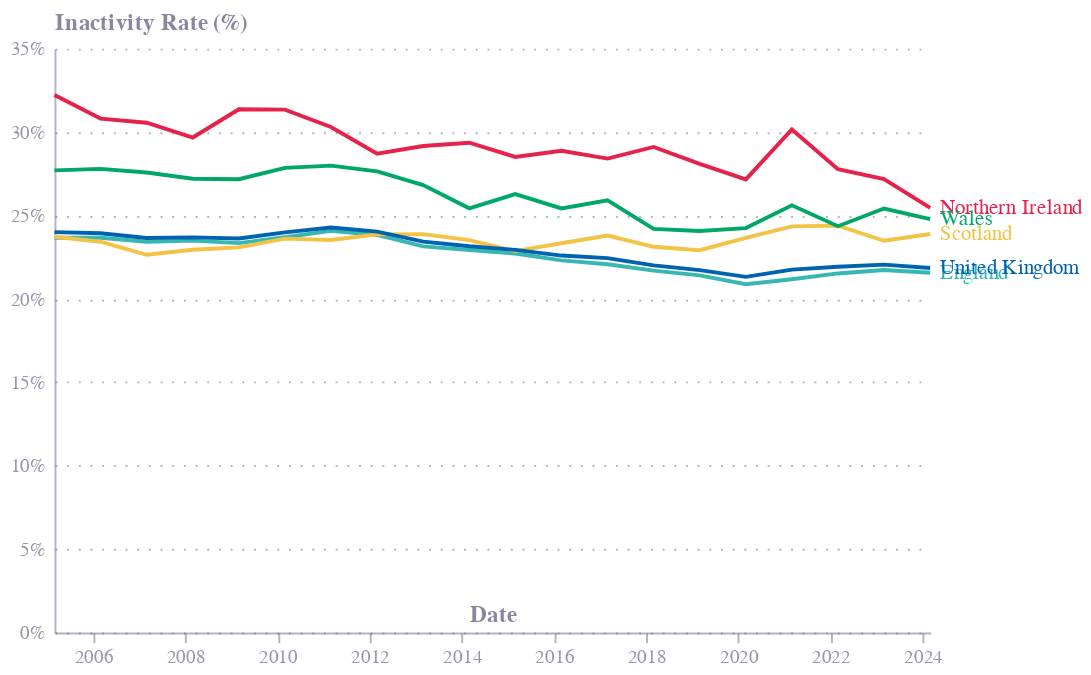

This figure's notebook cell:
### Code cell
df = full_df.copy()
df = df.query('age_group == "16-64"')
df.columns = ['country', 'date', 'age_group', 'inactivity_rate']

df['label'] = np.where(df['date'] == '2024-03', df.country, '')

base = alt.Chart(df).encode(
    x=alt.X('date:T', title='Date'),
    y=alt.Y('inactivity_rate:Q', title='Inactivity Rate (%)', axis=alt.Axis(format='%')),
    color=alt.Color('country:N', title='Country', legend=None),
)

lines = base.mark_line().encode()

labels = base.mark_text(align='left', dx=5).encode(
    text='label:N'
)

chart = (lines + labels).properties(
    width=450,
    height=300
)

chart

### Figure 1 — Vega-Lite specification as saved in the notebook (floating-point values rounded to 4 significant figures)
{"config": {"font": "Circular Std", "mark": {"line": {"interpolate": "monotone"}}, "view": {"stroke": "transparent", "width": 400, "height": 300}, "range": {"category": ["#36B7B4", "#E6224B", "#F4C245", "#0063AF", "#00A767", "#179FDB", "#EB5C2E"], "diverging": ["#E6224B", "#E54753", "#C9C9C9", "#179FDB", "#122B39"], "heatmap": ["#C9C9C9", "#179FDB", "#0063AF", "#122B39"], "ordinal": ["#00A767", "#36B7B4", "#179FDB", "#0063AF", "#243B5A"]}, "axisX": {"domainColor": "#676A86", "domainOpacity": 0.5, "grid": false, "labelAngle": 0, "labelColor": "#676A86", "labelOpacity": 0.7, "orient": "bottom", "tickColor": "#676A86", "tickCount": 10, "tickOpacity": 0.5, "title": false, "titleAlign": "center", "titleAnchor": "middle", "titleColor": "#676A86", "titleFontSize": 12, "titleOpacity": 0.8, "titleY": -15}, "axisY": {"domainColor": "#676A86", "domainOpacity": 0.5, "gridColor": "#676A86", "gridDash": [1, 5], "gridOpacity": 0.5, "labelColor": "#676A86", "labelOpacity": 0.7, "labelPadding": 5, "tickColor": "#676A86", "tickCount": 8, "tickOpacity": 0.5, "ticks": false, "titleAlign": "left", "titleAngle": 0, "titleBaseline": "bottom", "titleColor": "#676A86", "titleFontSize": 12, "titleOpacity": 0.8, "titleX": 0, "titleY": -7}}, "layer": [{"mark": {"type": "line"}, "encoding": {"color": {"field": "country", "legend": null, "title": "Country", "type": "nominal"}, "x": {"field": "date", "title": "Date", "type": "temporal"}, "y": {"axis": {"format": "%"}, "field": "inactivity_rate", "title": "Inactivity Rate (%)", "type": "quantitative"}}}, {"mark": {"type": "text", "align": "left", "dx": 5}, "encoding": {"color": {"field": "country", "legend": null, "title": "Country", "type": "nominal"}, "text": {"field": "label", "type": "nominal"}, "x": {"field": "date", "title": "Date", "type": "temporal"}, "y": {"axis": {"format": "%"}, "field": "inactivity_rate", "title": "Inactivity Rate (%)", "type": "quantitative"}}}], "data": {"name": "data-af49dee293db5b28c77b2bdca9cae5ce"}, "height": 300, "width": 450, "$schema": "https://vega.github.io/schema/vega-lite/v5.8.0.json", "datasets": {"data-af49dee293db5b28c77b2bdca9cae5ce": [{"country": "England", "date": "2005-03", "age_group": "16-64", "inactivity_rate": 0.2366, "label": ""}, {"country": "England", "date": "2006-03", "age_group": "16-64", "inactivity_rate": 0.2367, "label": ""}, {"country": "England", "date": "2007-03", "age_group": "16-64", "inactivity_rate": 0.2343, "label": ""}, {"country": "England", "date": "2008-03", "age_group": "16-64", "inactivity_rate": 0.2349, "label": ""}, {"country": "England", "date": "2009-03", "age_group": "16-64", "inactivity_rate": 0.2334, "label": ""}, {"country": "England", "date": "2010-03", "age_group": "16-64", "inactivity_rate": 0.237, "label": ""}, {"country": "England", "date": "2011-03", "age_group": "16-64", "inactivity_rate": 0.2408, "label": ""}, {"country": "England", "date": "2012-03", "age_group": "16-64", "inactivity_rate": 0.2383, "label": ""}, {"country": "England", "date": "2013-03", "age_group": "16-64", "inactivity_rate": 0.2315, "label": ""}, {"country": "England", "date": "2014-03", "age_group": "16-64", "inactivity_rate": 0.2293, "label": ""}, {"country": "England", "date": "2015-03", "age_group": "16-64", "inactivity_rate": 0.2272, "label": ""}, {"country": "England", "date": "2016-03", "age_group": "16-64", "inactivity_rate": 0.2231, "label": ""}, {"country": "England", "date": "2017-03", "age_group": "16-64", "inactivity_rate": 0.2207, "label": ""}, {"country": "England", "date": "2018-03", "age_group": "16-64", "inactivity_rate": 0.2169, "label": ""}, {"country": "England", "date": "2019-03", "age_group": "16-64", "inactivity_rate": 0.2141, "label": ""}, {"country": "England", "date": "2020-03", "age_group": "16-64", "inactivity_rate": 0.2088, "label": ""}, {"country": "England", "date": "2021-03", "age_group": "16-64", "inactivity_rate": 0.2117, "label": ""}, {"country": "England", "date": "2022-03", "age_group": "16-64", "inactivity_rate": 0.2152, "label": ""}, {"country": "England", "date": "2023-03", "age_group": "16-64", "inactivity_rate": 0.2173, "label": ""}, {"country": "England", "date": "2024-03", "age_group": "16-64", "inactivity_rate": 0.2157, "label": "England"}, {"country": "Northern Ireland", "date": "2005-03", "age_group": "16-64", "inactivity_rate": 0.3222, "label": ""}, {"country": "Northern Ireland", "date": "2006-03", "age_group": "16-64", "inactivity_rate": 0.3081, "label": ""}, {"country": "Northern Ireland", "date": "2007-03", "age_group": "16-64", "inactivity_rate": 0.3056, "label": ""}, {"country": "Northern Ireland", "date": "2008-03", "age_group": "16-64", "inactivity_rate": 0.2967, "label": ""}, {"country": "Northern Ireland", "date": "2009-03", "age_group": "16-64", "inactivity_rate": 0.3136, "label": ""}, {"country": "Northern Ireland", "date": "2010-03", "age_group": "16-64", "inactivity_rate": 0.3134, "label": ""}, {"country": "Northern Ireland", "date": "2011-03", "age_group": "16-64", "inactivity_rate": 0.303, "label": ""}, {"country": "Northern Ireland", "date": "2012-03", "age_group": "16-64", "inactivity_rate": 0.287, "label": ""}, {"country": "Northern Ireland", "date": "2013-03", "age_group": "16-64", "inactivity_rate": 0.2916, "label": ""}, {"country": "Northern Ireland", "date": "2014-03", "age_group": "16-64", "inactivity_rate": 0.2936, "label": ""}, {"country": "Northern Ireland", "date": "2015-03", "age_group": "16-64", "inactivity_rate": 0.2851, "label": ""}, {"country": "Northern Ireland", "date": "2016-03", "age_group": "16-64", "inactivity_rate": 0.2888, "label": ""}, {"country": "Northern Ireland", "date": "2017-03", "age_group": "16-64", "inactivity_rate": 0.2841, "label": ""}, {"country": "Northern Ireland", "date": "2018-03", "age_group": "16-64", "inactivity_rate": 0.2911, "label": ""}, {"country": "Northern Ireland", "date": "2019-03", "age_group": "16-64", "inactivity_rate": 0.281, "label": ""}, {"country": "Northern Ireland", "date": "2020-03", "age_group": "16-64", "inactivity_rate": 0.2716, "label": ""}, {"country": "Northern Ireland", "date": "2021-03", "age_group": "16-64", "inactivity_rate": 0.3016, "label": ""}, {"country": "Northern Ireland", "date": "2022-03", "age_group": "16-64", "inactivity_rate": 0.2778, "label": ""}, {"country": "Northern Ireland", "date": "2023-03", "age_group": "16-64", "inactivity_rate": 0.2718, "label": ""}, {"country": "Northern Ireland", "date": "2024-03", "age_group": "16-64", "inactivity_rate": 0.2545, "label": "Northern Ireland"}, {"country": "Scotland", "date": "2005-03", "age_group": "16-64", "inactivity_rate": 0.2373, "label": ""}, {"country": "Scotland", "date": "2006-03", "age_group": "16-64", "inactivity_rate": 0.2342, "label": ""}, {"country": "Scotland", "date": "2007-03", "age_group": "16-64", "inactivity_rate": 0.2264, "label": ""}, {"country": "Scotland", "date": "2008-03", "age_group": "16-64", "inactivity_rate": 0.2294, "label": ""}, {"country": "Scotland", "date": "2009-03", "age_group": "16-64", "inactivity_rate": 0.2309, "label": ""}, {"country": "Scotland", "date": "2010-03", "age_group": "16-64", "inactivity_rate": 0.2361, "label": ""}, {"country": "Scotland", "date": "2011-03", "age_group": "16-64", "inactivity_rate": 0.2353, "label": ""}, {"country": "Scotland", "date": "2012-03", "age_group": "16-64", "inactivity_rate": 0.2386, "label": ""}, {"country": "Scotland", "date": "2013-03", "age_group": "16-64", "inactivity_rate": 0.2388, "label": ""}, {"country": "Scotland", "date": "2014-03", "age_group": "16-64", "inactivity_rate": 0.2353, "label": ""}, {"country": "Scotland", "date": "2015-03", "age_group": "16-64", "inactivity_rate": 0.2286, "label": ""}, {"country": "Scotland", "date": "2016-03", "age_group": "16-64", "inactivity_rate": 0.2333, "label": ""}, {"country": "Scotland", "date": "2017-03", "age_group": "16-64", "inactivity_rate": 0.2379, "label": ""}, {"country": "Scotland", "date": "2018-03", "age_group": "16-64", "inactivity_rate": 0.2312, "label": ""}, {"country": "Scotland", "date": "2019-03", "age_group": "16-64", "inactivity_rate": 0.2292, "label": ""}, {"country": "Scotland", "date": "2020-03", "age_group": "16-64", "inactivity_rate": 0.2366, "label": ""}, {"country": "Scotland", "date": "2021-03", "age_group": "16-64", "inactivity_rate": 0.2435, "label": ""}, {"country": "Scotland", "date": "2022-03", "age_group": "16-64", "inactivity_rate": 0.2439, "label": ""}, {"country": "Scotland", "date": "2023-03", "age_group": "16-64", "inactivity_rate": 0.2348, "label": ""}, {"country": "Scotland", "date": "2024-03", "age_group": "16-64", "inactivity_rate": 0.2389, "label": "Scotland"}, {"country": "United Kingdom", "date": "2005-03", "age_group": "16-64", "inactivity_rate": 0.24, "label": ""}, {"country": "United Kingdom", "date": "2006-03", "age_group": "16-64", "inactivity_rate": 0.2393, "label": ""}, {"country": "United Kingdom", "date": "2007-03", "age_group": "16-64", "inactivity_rate": 0.2365, "label": ""}, {"country": "United Kingdom", "date": "2008-03", "age_group": "16-64", "inactivity_rate": 0.2368, "label": ""}, {"country": "United Kingdom", "date": "2009-03", "age_group": "16-64", "inactivity_rate": 0.2361, "label": ""}, {"country": "United Kingdom", "date": "2010-03", "age_group": "16-64", "inactivity_rate": 0.2399, "label": ""}, {"country": "United Kingdom", "date": "2011-03", "age_group": "16-64", "inactivity_rate": 0.2427, "label": ""}, {"country": "United Kingdom", "date": "2012-03", "age_group": "16-64", "inactivity_rate": 0.2403, "label": ""}, {"country": "United Kingdom", "date": "2013-03", "age_group": "16-64", "inactivity_rate": 0.2343, "label": ""}, {"country": "United Kingdom", "date": "2014-03", "age_group": "16-64", "inactivity_rate": 0.2315, "label": ""}, {"country": "United Kingdom", "date": "2015-03", "age_group": "16-64", "inactivity_rate": 0.2294, "label": ""}, {"country": "United Kingdom", "date": "2016-03", "age_group": "16-64", "inactivity_rate": 0.226, "label": ""}, {"country": "United Kingdom", "date": "2017-03", "age_group": "16-64", "inactivity_rate": 0.2244, "label": ""}, {"country": "United Kingdom", "date": "2018-03", "age_group": "16-64", "inactivity_rate": 0.2201, "label": ""}, {"country": "United Kingdom", "date": "2019-03", "age_group": "16-64", "inactivity_rate": 0.2172, "label": ""}, {"country": "United Kingdom", "date": "2020-03", "age_group": "16-64", "inactivity_rate": 0.2132, "label": ""}, {"country": "United Kingdom", "date": "2021-03", "age_group": "16-64", "inactivity_rate": 0.2175, "label": ""}, {"country": "United Kingdom", "date": "2022-03", "age_group": "16-64", "inactivity_rate": 0.2193, "label": ""}, {"country": "United Kingdom", "date": "2023-03", "age_group": "16-64", "inactivity_rate": 0.2205, "label": ""}, {"country": "United Kingdom", "date": "2024-03", "age_group": "16-64", "inactivity_rate": 0.2185, "label": "United Kingdom"}, {"country": "Wales", "date": "2005-03", "age_group": "16-64", "inactivity_rate": 0.277, "label": ""}, {"country": "Wales", "date": "2006-03", "age_group": "16-64", "inactivity_rate": 0.2779, "label": ""}, {"country": "Wales", "date": "2007-03", "age_group": "16-64", "inactivity_rate": 0.2757, "label": ""}, {"country": "Wales", "date": "2008-03", "age_group": "16-64", "inactivity_rate": 0.272, "label": ""}, {"country": "Wales", "date": "2009-03", "age_group": "16-64", "inactivity_rate": 0.2717, "label": ""}, {"country": "Wales", "date": "2010-03", "age_group": "16-64", "inactivity_rate": 0.2786, "label": ""}, {"country": "Wales", "date": "2011-03", "age_group": "16-64", "inactivity_rate": 0.2799, "label": ""}, {"country": "Wales", "date": "2012-03", "age_group": "16-64", "inactivity_rate": 0.2765, "label": ""}, {"country": "Wales", "date": "2013-03", "age_group": "16-64", "inactivity_rate": 0.2682, "label": ""}, {"country": "Wales", "date": "2014-03", "age_group": "16-64", "inactivity_rate": 0.2543, "label": ""}, {"country": "Wales", "date": "2015-03", "age_group": "16-64", "inactivity_rate": 0.2628, "label": ""}, {"country": "Wales", "date": "2016-03", "age_group": "16-64", "inactivity_rate": 0.2542, "label": ""}, {"country": "Wales", "date": "2017-03", "age_group": "16-64", "inactivity_rate": 0.2591, "label": ""}, {"country": "Wales", "date": "2018-03", "age_group": "16-64", "inactivity_rate": 0.242, "label": ""}, {"country": "Wales", "date": "2019-03", "age_group": "16-64", "inactivity_rate": 0.2407, "label": ""}, {"country": "Wales", "date": "2020-03", "age_group": "16-64", "inactivity_rate": 0.2424, "label": ""}, {"country": "Wales", "date": "2021-03", "age_group": "16-64", "inactivity_rate": 0.2561, "label": ""}, {"country": "Wales", "date": "2022-03", "age_group": "16-64", "inactivity_rate": 0.2435, "label": ""}, {"country": "Wales", "date": "2023-03", "age_group": "16-64", "inactivity_rate": 0.2542, "label": ""}, {"country": "Wales", "date": "2024-03", "age_group": "16-64", "inactivity_rate": 0.2478, "label": "Wales"}]}}
